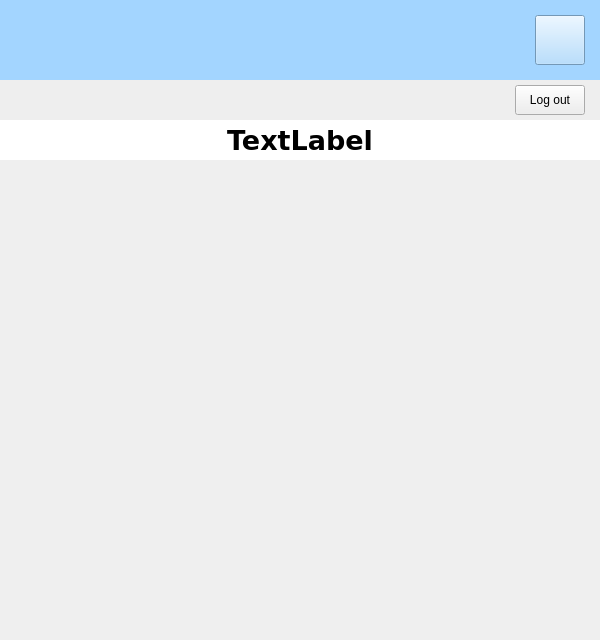
<?xml version="1.0" encoding="UTF-8"?>
<ui version="4.0">
 <class>SysadminWindow</class>
 <widget class="QWidget" name="SysadminWindow">
  <property name="geometry">
   <rect>
    <x>0</x>
    <y>0</y>
    <width>600</width>
    <height>640</height>
   </rect>
  </property>
  <property name="windowTitle">
   <string>hinlibs [sysadmin]</string>
  </property>
  <widget class="QStackedWidget" name="stackedWidget">
   <property name="geometry">
    <rect>
     <x>0</x>
     <y>0</y>
     <width>600</width>
     <height>640</height>
    </rect>
   </property>
   <widget class="QWidget" name="profile_sysadmin">
    <widget class="QWidget" name="header_2" native="true">
     <property name="geometry">
      <rect>
       <x>0</x>
       <y>0</y>
       <width>600</width>
       <height>80</height>
      </rect>
     </property>
     <property name="styleSheet">
      <string notr="true">background-color: #A3D5FF</string>
     </property>
     <widget class="QToolButton" name="ProfileButtonInProfileSysAdmin">
      <property name="geometry">
       <rect>
        <x>535</x>
        <y>15</y>
        <width>50</width>
        <height>50</height>
       </rect>
      </property>
      <property name="cursor">
       <cursorShape>PointingHandCursor</cursorShape>
      </property>
      <property name="toolTip">
       <string>Profile</string>
      </property>
      <property name="text">
       <string/>
      </property>
      <property name="icon">
       <iconset resource="resources.qrc">
        <normaloff>:/icons/avatar-icon.svg</normaloff>:/icons/avatar-icon.svg</iconset>
      </property>
      <property name="iconSize">
       <size>
        <width>32</width>
        <height>33</height>
       </size>
      </property>
      <property name="autoRaise">
       <bool>false</bool>
      </property>
     </widget>
    </widget>
    <widget class="QWidget" name="filterWidget_3" native="true">
     <property name="geometry">
      <rect>
       <x>0</x>
       <y>80</y>
       <width>600</width>
       <height>40</height>
      </rect>
     </property>
     <property name="styleSheet">
      <string notr="true">background-color: #EEE;</string>
     </property>
     <widget class="QPushButton" name="logOutButtonSysAdmin">
      <property name="geometry">
       <rect>
        <x>515</x>
        <y>5</y>
        <width>70</width>
        <height>30</height>
       </rect>
      </property>
      <property name="cursor">
       <cursorShape>PointingHandCursor</cursorShape>
      </property>
      <property name="text">
       <string>Log out</string>
      </property>
     </widget>
    </widget>
    <widget class="QLabel" name="welcomeUserLabelSysAdmin">
     <property name="geometry">
      <rect>
       <x>0</x>
       <y>120</y>
       <width>600</width>
       <height>40</height>
      </rect>
     </property>
     <property name="font">
      <font>
       <family>DejaVu Sans</family>
       <pointsize>20</pointsize>
       <weight>75</weight>
       <bold>true</bold>
      </font>
     </property>
     <property name="cursor">
      <cursorShape>ArrowCursor</cursorShape>
     </property>
     <property name="styleSheet">
      <string notr="true">background-color: #FFF</string>
     </property>
     <property name="text">
      <string>TextLabel</string>
     </property>
     <property name="alignment">
      <set>Qt::AlignCenter</set>
     </property>
    </widget>
   </widget>
   <widget class="QWidget" name="page_3"/>
  </widget>
 </widget>
 <resources>
  <include location="resources.qrc"/>
 </resources>
 <connections/>
</ui>
